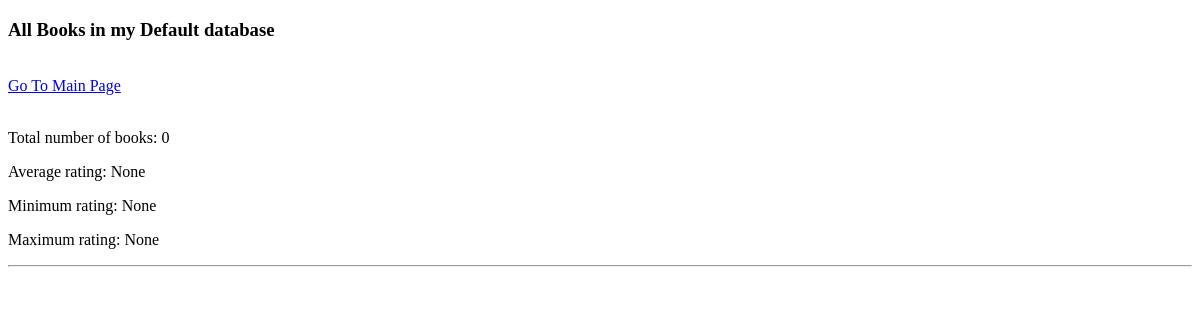
Before: /booklist with the older database file.
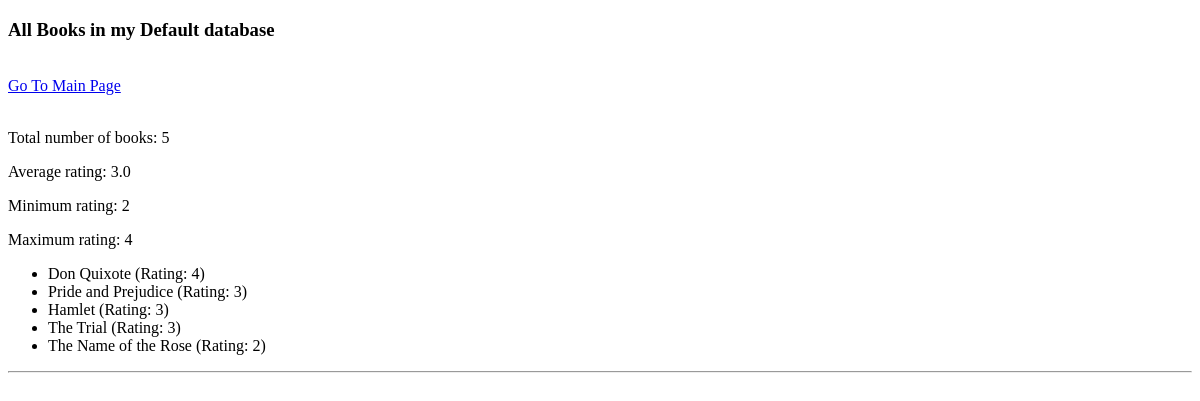
After: the same page with the newer database file.
### readDbs/models.py (models this page shows, shortened)
class Book(models.Model):
    title = models.CharField(max_length=50)
    rating = models.IntegerField(validators=[MinValueValidator(1), MaxValueValidator(5)])
    author = models.ForeignKey(Author, on_delete=models.CASCADE, null=True, related_name="books")
    is_bestselling = models.BooleanField(default=False)
    slug = models.SlugField(default="", null=False, db_index=True)  # Harry Potter 1 => harry-potter-1
    published_countries = models.ManyToManyField(Country, null=False)

### readDbs/views.py (the view)
# urls.py: path('booklist', book_list_view, name='book_list_url'),
def book_list_view(request):
    books = Book.objects.all().order_by('-rating')
    num_books = books.count()
    agg_rating = books.aggregate(Avg("rating"), Max('rating'), Min('rating'))
    context = {
        'books': books,
        'num_books': num_books,
        'agg_rating': agg_rating,
    }
    return render(request, 'readDbs/books.html', context)

### readDbs/templates/readDbs/books.html (shortened to what this page needs)
{% extends "readDbs/base.html" %}
{% block content %}
    <h3>All Books in my Default database</h3>
    <br>
    <a href="{% url 'index' %}">Go To Main Page</a>
    <br>
    <br>
    <p>Total number of books: {{ num_books }}</p>
    <p>Average rating: {{ agg_rating.rating__avg }}</p>
    <p>Minimum rating: {{ agg_rating.rating__min }}</p>
    <p>Maximum rating: {{ agg_rating.rating__max }}</p>
    <ul>
        {% for book in books %}
            <li> {{ book.title }} (Rating: {{ book.rating }})</li>
        {% endfor %}
    </ul>
    <hr>
{% endblock %}

### readDbs/templates/readDbs/base.html (shortened to what this page needs)
<!DOCTYPE html>
<html lang="en">
<head>
</head>
<body>
    {% block content %}
    {% endblock %}
</body>
</html>

Changed rows visible on the page:
added Book: title "Don Quixote", rating "4"
added Book: title "Pride and Prejudice", rating "3"
added Book: title "Hamlet", rating "3"
added Book: title "The Trial", rating "3"
added Book: title "The Name of the Rose", rating "2"
Other visible differences:
{{ num_books }}: "0" → "5"
{{ agg_rating.rating__avg }}: "None" → "3.0"
{{ agg_rating.rating__min }}: "None" → "2"
{{ agg_rating.rating__max }}: "None" → "4"
